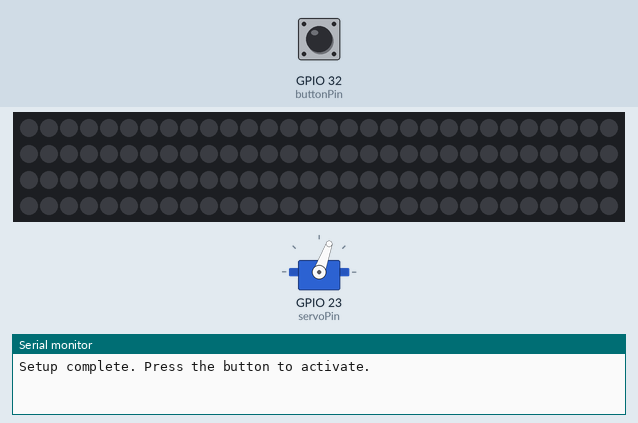
Simulated run of this sketch. Board: ESP32. Shown: servo, 120 RGB LEDs in strip order, left to right, continuing on the next row, the last lines printed to the serial monitor. Inputs (shaded band) come from the test bench; at power-on: GPIO 32 (buttonPin) LOW. Dim RGB values are drawn brighter than linear; random numbers use the default seed unless the sketch sets one.

Above: at 1.2 s.
1.3 s: GPIO 32 (buttonPin) pulled HIGH for 0.15 s
At 1.53 s:
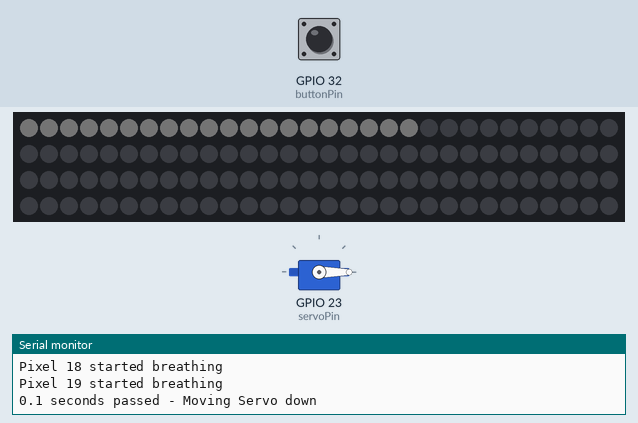
At 2.43 s:
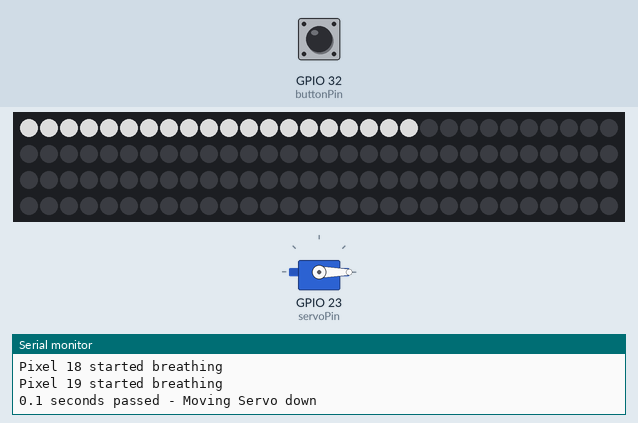
Timing chart, 0 to 4.3 s (numbered marks = the images above; inputs shaded):
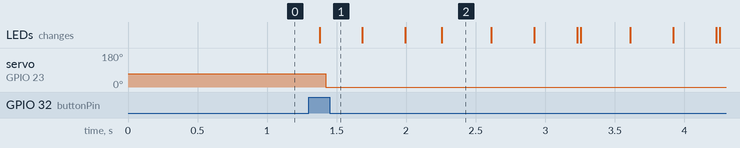

The sketch:

Milab_Final.ino
```cpp
#include <ESP32Servo.h>
#include <Adafruit_NeoPixel.h>
#include <math.h>

// ======= SERVO & BUTTON CONFIG =======
const int buttonPin = 32;
const int servoPin = 23;
Servo myservo;

bool servoBusy = false;
bool waitingForServo = false;
unsigned long pressTime = 0;
const unsigned long delayTime = 20000; // 20 seconds
const unsigned long preServoDelay = 100; // 0.1 seconds before servo moves

// ======= LED STRIP CONFIG =======
#define LED_PIN    15
#define LED_COUNT  120
#define PIXELS_PER_PRESS 20

Adafruit_NeoPixel strip(LED_COUNT, LED_PIN, NEO_GRB + NEO_KHZ800);

struct FlickerPixel {
  int pixelIndex;
  unsigned long startTime;
};

FlickerPixel activePixels[LED_COUNT];
int currentPixelCount = 0;

// ======= STATE TRACKING =======
bool prevButtonState = false;
int pressCount = 0;
const int maxPresses = 6;
bool celebrationDone = false;

void setup() {
  Serial.begin(115200);

  // Servo setup
  pinMode(buttonPin, INPUT_PULLDOWN);
  ESP32PWM::allocateTimer(0);
  ESP32PWM::allocateTimer(1);
  ESP32PWM::allocateTimer(2);
  ESP32PWM::allocateTimer(3);
  myservo.setPeriodHertz(50);
  myservo.attach(servoPin, 500, 2500);
  myservo.write(70); // Initial up position

  // LED setup
  strip.begin();
  strip.show();
  strip.setBrightness(150);

  Serial.println("Setup complete. Press the button to activate.");
}

void loop() {
  unsigned long now = millis();
  bool currentButtonState = digitalRead(buttonPin) == HIGH;

  // === Button press ===
  if (currentButtonState && !prevButtonState && !servoBusy && !waitingForServo) {
    if (pressCount >= maxPresses) {
      Serial.println("Max presses reached. Servo stays down.");
    } else {
      pressCount++;
      Serial.printf("Button pressed - Count: %d\n", pressCount);
      pressTime = now;
      waitingForServo = true;

      // Add breathing pixels unless it's the 6th press
      if (pressCount < maxPresses) {
        int nextPixel = currentPixelCount;
        for (int i = 0; i < PIXELS_PER_PRESS && currentPixelCount < LED_COUNT; i++) {
          activePixels[currentPixelCount++] = {nextPixel++, now};
          Serial.printf("Pixel %d started breathing\n", nextPixel - 1);
        }
      }
    }
  }
  prevButtonState = currentButtonState;

  // === After 0.1 seconds, move the servo ===
  if (waitingForServo && (now - pressTime >= preServoDelay)) {
    Serial.println("0.1 seconds passed - Moving Servo down");
    myservo.write(0);  // Move down
    waitingForServo = false;
    servoBusy = true;
    pressTime = now; // reuse for servo return timing
  }

  // === Move servo back up after total delay, unless max presses reached ===
  if (servoBusy && (now - pressTime >= delayTime)) {
    if (pressCount < maxPresses) {
      Serial.println("20 seconds passed - Moving Servo up");
      myservo.write(70);  // Move up
      servoBusy = false;   // Ready for next press
    } else {
      Serial.println("Servo will stay down after 6 presses.");
      servoBusy = false;
    }
  }

  // === LED Effect Section ===
  if (pressCount == maxPresses && !celebrationDone) {
    playCelebration();
    celebrationDone = true;
  } else if (celebrationDone) {
    // Set all pixels to solid white
    for (int i = 0; i < LED_COUNT; i++) {
      strip.setPixelColor(i, strip.Color(255, 255, 255));
    }
    strip.show();
    delay(50);
  } else {
    // Breathing animation for active pixels
    strip.clear();
    for (int i = 0; i < currentPixelCount; i++) {
      FlickerPixel &p = activePixels[i];
      unsigned long elapsed = now - p.startTime;

      if (elapsed < 10000) {
        float t = (elapsed % 2000) / 2000.0 * 2 * PI;
        float brightness = (sin(t - PI / 2) + 1.0) / 2.0;
        int whiteValue = (int)(brightness * 255);
        strip.setPixelColor(p.pixelIndex, strip.Color(whiteValue, whiteValue, whiteValue));
      } else if (elapsed < 20000) {
        strip.setPixelColor(p.pixelIndex, strip.Color(0, 0, 0));
      } else {
        strip.setPixelColor(p.pixelIndex, strip.Color(255, 255, 255));
      }
    }
    strip.show();
    delay(20);
  }
}

// ===== Celebration Mode =====
void playCelebration() {
  Serial.println("🎉 Playing celebration animation!");
  for (int j = 0; j < 40; j++) { // 40 flashes ~4 seconds
    for (int i = 0; i < LED_COUNT; i++) {
      int r = random(0, 256);
      int g = random(0, 256);
      int b = random(0, 256);
      strip.setPixelColor(i, strip.Color(r, g, b));
    }
    strip.show();
    delay(100);
  }
}
```

Measured:
- after the input at 1.3 s, servo on GPIO 23 (servoPin): 70° → 0° after 0.12 s; the LEDs: change after 0.08 s (image 1)
